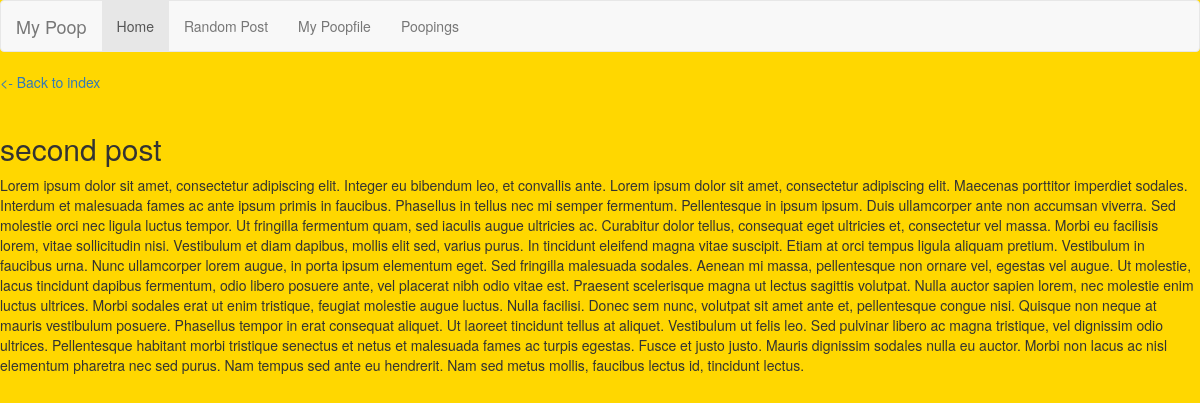
/post/second-post, run on the app's committed database.
### blog/models.py (models this page shows, shortened)
class Post(models.Model):
    title = models.CharField(max_length=255)
    slug = models.SlugField(max_length=255, unique=True)
    summary = models.CharField(max_length=300)
    content = models.TextField()
    published = models.BooleanField(default=True)
    created = models.DateTimeField(auto_now_add=True)
    class Meta:
        ordering = ['-created']

### blog/views.py (the view)
# urls.py: path('post/<slug:slug>', blog_views.post),
def post(request, slug):
    print(slug)
    return render_to_response('post.html', {
        'post': get_object_or_404(Post, slug=slug)
    })

### blog/templates/post.html (shortened to what this page needs)
{% extends 'base.html' %}
{% block content %}
    <a href="/"><- Back to index</a><br /><br />
    <h2>{{ post.title }}</h2>
    <div>
        {{ post.content }}
    </div>
{% endblock %}

### blog/static/css/style.css (style rules this page uses)
body { background-color: gold ! important; }

### data on the page
Post: title "second post", content "Lorem ipsum dolor sit amet, consectetur adipiscing elit. Integer eu bibendum leo, et convallis ante. Lorem ipsum dolor sit amet, consectetur adipiscing elit. Maecenas porttitor imperdiet sodales. Interdum et malesuada fames ac ante ipsum primis in faucibus. Phasellus in tellus nec mi semper fermentum. Pellentesque in ipsum ipsum. Duis ullamcorper ante non accumsan viverra. Sed molestie orci nec ligula luctus tempor. Ut fringilla fermentum quam, sed iaculis augue ultricies ac. Curabitur dolor tellus, consequat eget ultricies et, consectetur vel massa. Morbi eu facilisis lorem, vitae sollicitudin nisi. Vestibulum et diam dapibus, mollis elit sed, varius purus. In tincidunt eleifend magna…"
